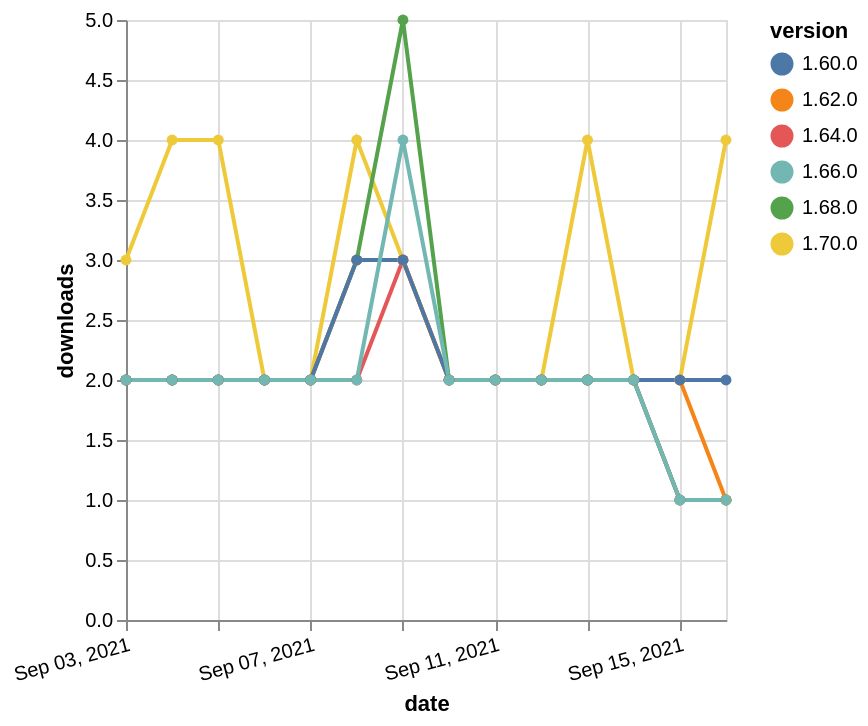

Describe this chart as a Vega-Lite specification.
### Vega-Lite specification from a JSON file in a GitHub repository (floating-point values rounded to 4 significant figures)
{"$schema": "https://vega.github.io/schema/vega-lite/v5.json", "description": "A simple bar chart with embedded data.", "data": {"values": [{"date": "2021-09-03", "total": 1484, "delta": 2, "version": "1.64.0"}, {"date": "2021-09-04", "total": 1486, "delta": 2, "version": "1.64.0"}, {"date": "2021-09-05", "total": 1488, "delta": 2, "version": "1.64.0"}, {"date": "2021-09-06", "total": 1490, "delta": 2, "version": "1.64.0"}, {"date": "2021-09-07", "total": 1492, "delta": 2, "version": "1.64.0"}, {"date": "2021-09-08", "total": 1494, "delta": 2, "version": "1.64.0"}, {"date": "2021-09-09", "total": 1497, "delta": 3, "version": "1.64.0"}, {"date": "2021-09-10", "total": 1499, "delta": 2, "version": "1.64.0"}, {"date": "2021-09-11", "total": 1501, "delta": 2, "version": "1.64.0"}, {"date": "2021-09-12", "total": 1503, "delta": 2, "version": "1.64.0"}, {"date": "2021-09-13", "total": 1505, "delta": 2, "version": "1.64.0"}, {"date": "2021-09-14", "total": 1507, "delta": 2, "version": "1.64.0"}, {"date": "2021-09-15", "total": 1508, "delta": 1, "version": "1.64.0"}, {"date": "2021-09-16", "total": 1509, "delta": 1, "version": "1.64.0"}, {"date": "2021-09-03", "total": 243, "delta": 3, "version": "1.70.0"}, {"date": "2021-09-04", "total": 247, "delta": 4, "version": "1.70.0"}, {"date": "2021-09-05", "total": 251, "delta": 4, "version": "1.70.0"}, {"date": "2021-09-06", "total": 253, "delta": 2, "version": "1.70.0"}, {"date": "2021-09-07", "total": 255, "delta": 2, "version": "1.70.0"}, {"date": "2021-09-08", "total": 259, "delta": 4, "version": "1.70.0"}, {"date": "2021-09-09", "total": 262, "delta": 3, "version": "1.70.0"}, {"date": "2021-09-10", "total": 264, "delta": 2, "version": "1.70.0"}, {"date": "2021-09-11", "total": 266, "delta": 2, "version": "1.70.0"}, {"date": "2021-09-12", "total": 268, "delta": 2, "version": "1.70.0"}, {"date": "2021-09-13", "total": 272, "delta": 4, "version": "1.70.0"}, {"date": "2021-09-14", "total": 274, "delta": 2, "version": "1.70.0"}, {"date": "2021-09-15", "total": 276, "delta": 2, "version": "1.70.0"}, {"date": "2021-09-16", "total": 280, "delta": 4, "version": "1.70.0"}, {"date": "2021-09-03", "total": 744, "delta": 2, "version": "1.68.0"}, {"date": "2021-09-04", "total": 746, "delta": 2, "version": "1.68.0"}, {"date": "2021-09-05", "total": 748, "delta": 2, "version": "1.68.0"}, {"date": "2021-09-06", "total": 750, "delta": 2, "version": "1.68.0"}, {"date": "2021-09-07", "total": 752, "delta": 2, "version": "1.68.0"}, {"date": "2021-09-08", "total": 755, "delta": 3, "version": "1.68.0"}, {"date": "2021-09-09", "total": 760, "delta": 5, "version": "1.68.0"}, {"date": "2021-09-10", "total": 762, "delta": 2, "version": "1.68.0"}, {"date": "2021-09-11", "total": 764, "delta": 2, "version": "1.68.0"}, {"date": "2021-09-12", "total": 766, "delta": 2, "version": "1.68.0"}, {"date": "2021-09-13", "total": 768, "delta": 2, "version": "1.68.0"}, {"date": "2021-09-14", "total": 770, "delta": 2, "version": "1.68.0"}, {"date": "2021-09-15", "total": 771, "delta": 1, "version": "1.68.0"}, {"date": "2021-09-16", "total": 772, "delta": 1, "version": "1.68.0"}, {"date": "2021-09-03", "total": 1676, "delta": 2, "version": "1.62.0"}, {"date": "2021-09-04", "total": 1678, "delta": 2, "version": "1.62.0"}, {"date": "2021-09-05", "total": 1680, "delta": 2, "version": "1.62.0"}, {"date": "2021-09-06", "total": 1682, "delta": 2, "version": "1.62.0"}, {"date": "2021-09-07", "total": 1684, "delta": 2, "version": "1.62.0"}, {"date": "2021-09-08", "total": 1687, "delta": 3, "version": "1.62.0"}, {"date": "2021-09-09", "total": 1690, "delta": 3, "version": "1.62.0"}, {"date": "2021-09-10", "total": 1692, "delta": 2, "version": "1.62.0"}, {"date": "2021-09-11", "total": 1694, "delta": 2, "version": "1.62.0"}, {"date": "2021-09-12", "total": 1696, "delta": 2, "version": "1.62.0"}, {"date": "2021-09-13", "total": 1698, "delta": 2, "version": "1.62.0"}, {"date": "2021-09-14", "total": 1700, "delta": 2, "version": "1.62.0"}, {"date": "2021-09-15", "total": 1702, "delta": 2, "version": "1.62.0"}, {"date": "2021-09-16", "total": 1703, "delta": 1, "version": "1.62.0"}, {"date": "2021-09-03", "total": 2108, "delta": 2, "version": "1.60.0"}, {"date": "2021-09-04", "total": 2110, "delta": 2, "version": "1.60.0"}, {"date": "2021-09-05", "total": 2112, "delta": 2, "version": "1.60.0"}, {"date": "2021-09-06", "total": 2114, "delta": 2, "version": "1.60.0"}, {"date": "2021-09-07", "total": 2116, "delta": 2, "version": "1.60.0"}, {"date": "2021-09-08", "total": 2119, "delta": 3, "version": "1.60.0"}, {"date": "2021-09-09", "total": 2122, "delta": 3, "version": "1.60.0"}, {"date": "2021-09-10", "total": 2124, "delta": 2, "version": "1.60.0"}, {"date": "2021-09-11", "total": 2126, "delta": 2, "version": "1.60.0"}, {"date": "2021-09-12", "total": 2128, "delta": 2, "version": "1.60.0"}, {"date": "2021-09-13", "total": 2130, "delta": 2, "version": "1.60.0"}, {"date": "2021-09-14", "total": 2132, "delta": 2, "version": "1.60.0"}, {"date": "2021-09-15", "total": 2134, "delta": 2, "version": "1.60.0"}, {"date": "2021-09-16", "total": 2136, "delta": 2, "version": "1.60.0"}, {"date": "2021-09-03", "total": 1015, "delta": 2, "version": "1.66.0"}, {"date": "2021-09-04", "total": 1017, "delta": 2, "version": "1.66.0"}, {"date": "2021-09-05", "total": 1019, "delta": 2, "version": "1.66.0"}, {"date": "2021-09-06", "total": 1021, "delta": 2, "version": "1.66.0"}, {"date": "2021-09-07", "total": 1023, "delta": 2, "version": "1.66.0"}, {"date": "2021-09-08", "total": 1025, "delta": 2, "version": "1.66.0"}, {"date": "2021-09-09", "total": 1029, "delta": 4, "version": "1.66.0"}, {"date": "2021-09-10", "total": 1031, "delta": 2, "version": "1.66.0"}, {"date": "2021-09-11", "total": 1033, "delta": 2, "version": "1.66.0"}, {"date": "2021-09-12", "total": 1035, "delta": 2, "version": "1.66.0"}, {"date": "2021-09-13", "total": 1037, "delta": 2, "version": "1.66.0"}, {"date": "2021-09-14", "total": 1039, "delta": 2, "version": "1.66.0"}, {"date": "2021-09-15", "total": 1040, "delta": 1, "version": "1.66.0"}, {"date": "2021-09-16", "total": 1041, "delta": 1, "version": "1.66.0"}]}, "width": "container", "mark": {"type": "line", "point": {"filled": true}}, "encoding": {"x": {"field": "date", "type": "temporal", "timeUnit": "yearmonthdate", "title": "date", "axis": {"labelAngle": -15}}, "y": {"field": "delta", "type": "quantitative", "title": "downloads"}, "color": {"field": "version", "type": "nominal"}, "tooltip": {"field": "delta"}}}
